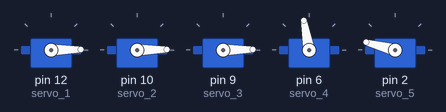
The sketch below on a simulated Arduino Uno, built with avr-gcc and run on an emulated ATmega328P. Parts: 5 × servo.

Above: at 5.55 s.
At 6.05 s:
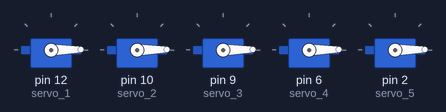
At 6.6 s:
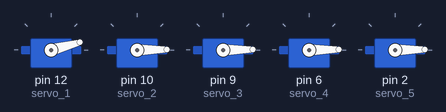
At 7.6 s:
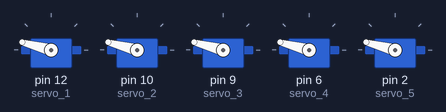
Timing chart, 0 to 10.4 s (numbered marks = the images above):
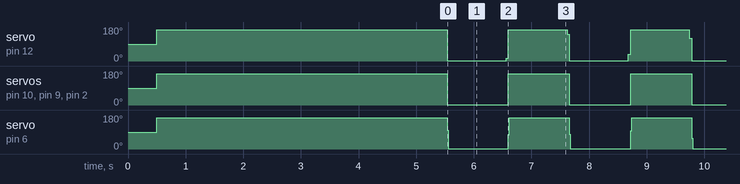

Measured:
- by itself, servo on pin 9 (servo_3): repeats every 2.1 s: 1° 1.1 s, 165° 1.1 s

The sketch:

handino_test.ino
```cpp
#include<Servo.h>

Servo servo_1;
Servo servo_2;
Servo servo_3;
Servo servo_4;
Servo servo_5;

void setup() {
  servo_1.attach(12);
  servo_2.attach(10);
  servo_3.attach(9);
  servo_4.attach(6);
  servo_5.attach(2);
  delay(500);
  servo_1.write(165);
  servo_2.write(165);
  servo_3.write(165);
  servo_4.write(165);
  servo_5.write(165);
  delay(5000);
}

void loop() {

  for(int i = 165; i > 0; i--) { servo_1.write(i);  }
  for(int i = 165; i > 0; i--) { servo_2.write(i);  }
  for(int i = 165; i > 0; i--) { servo_3.write(i);  }
  for(int i = 165; i > 0; i--) { servo_4.write(i);  }
  for(int i = 165; i > 0; i--) { servo_5.write(i);  }
  delay(1000);
  for(int i= 0; i < 166 ; i++) { servo_1.write(i);  }
  for(int i= 0; i < 166 ; i++) { servo_2.write(i);  }
  for(int i= 0; i < 166 ; i++) { servo_3.write(i);  }
  for(int i= 0; i < 166 ; i++) { servo_4.write(i);  }
  for(int i= 0; i < 166 ; i++) { servo_5.write(i);  }
  delay(1000);

}
```
